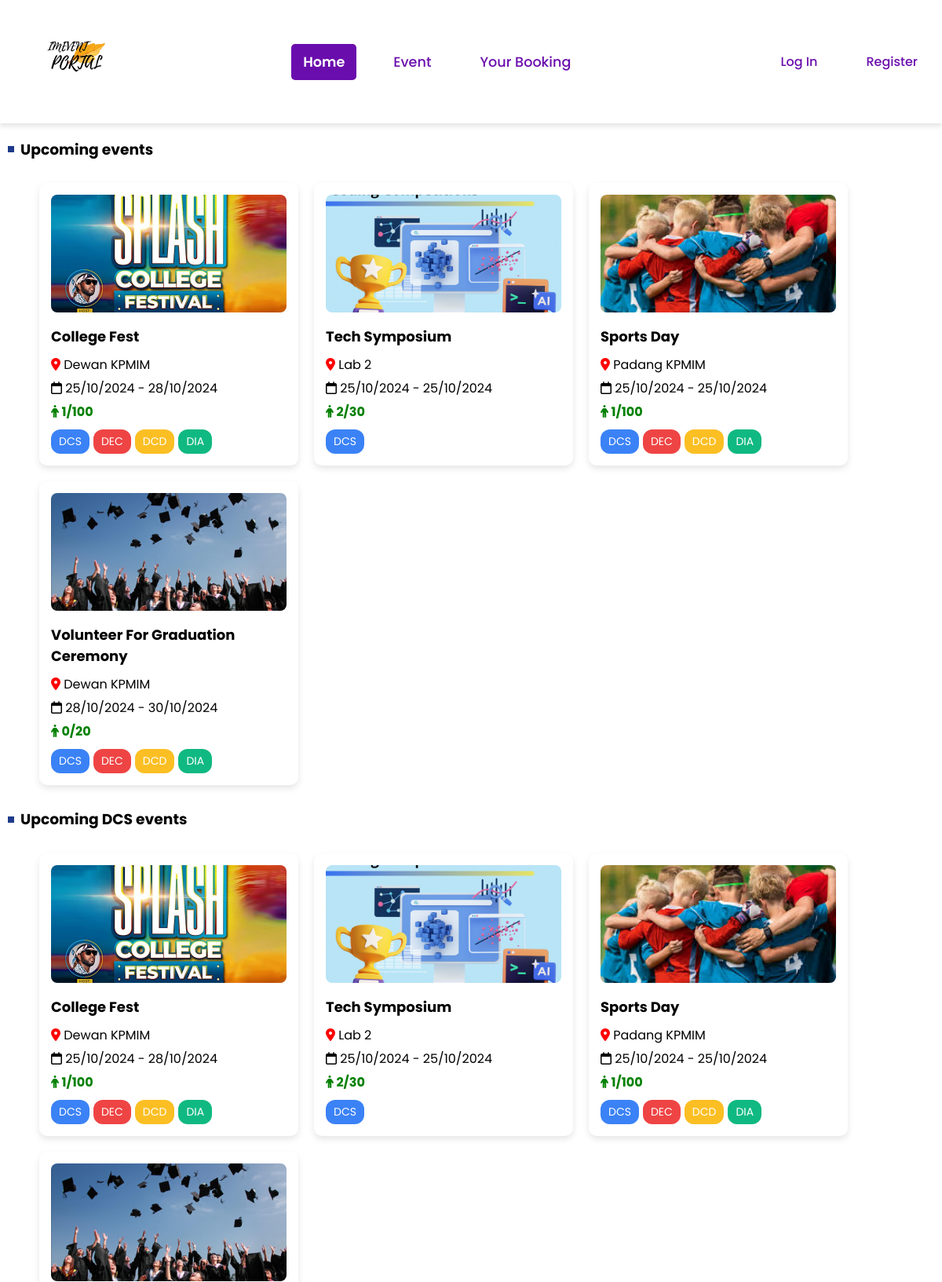
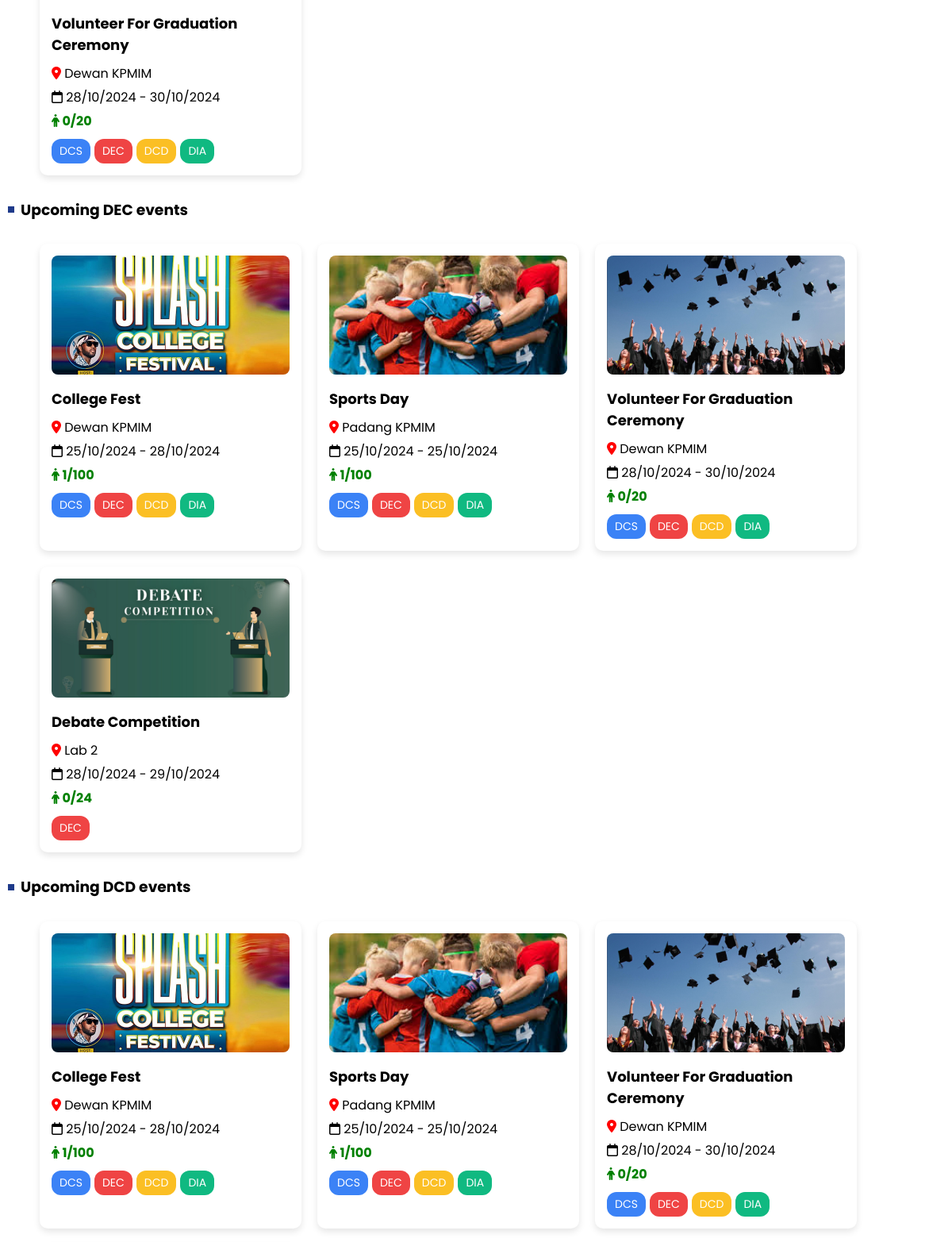
The page / (upper part) on the database its author committed (2 pictures, top to bottom).
### Event/models.py (models this page shows, shortened)
class Event(models.Model):
    event_id = models.AutoField(primary_key=True)
    title = models.CharField(max_length=200)
    image = models.ImageField(upload_to='event_images/')
    description = models.TextField()
    location = models.CharField(max_length=255)
    start_date = models.DateField()
    end_date = models.DateField()
    max_tickets = models.PositiveIntegerField()
    tags = models.ManyToManyField(Tag, related_name='events', blank=True)
    created_by = models.ForeignKey(CustomUser, related_name='created_events', on_delete=models.CASCADE, limit_choices_to={'user_type': 'mpp'})

class Tag(models.Model):
    tag_id = models.AutoField(primary_key=True)
    name = models.CharField(max_length=50, unique=True)

### Event/views.py (the view)
# urls.py: path('', views.index, name='index'),
def index(request):
    events = Event.objects.filter(start_date__gte=timezone.now()).order_by('start_date')[:4]
    dcs = Event.objects.filter(tags__name='DCS').order_by('start_date')[:4]
    dcd = Event.objects.filter(tags__name='DCD').order_by('start_date')[:4]
    dec = Event.objects.filter(tags__name='DEC').order_by('start_date')[:4]
    dia = Event.objects.filter(tags__name='DIA').order_by('start_date')[:4]
    for event in events:
        event.booked_count = Booking.objects.filter(event=event).count()
    for event in events:
        event.booked_count = Booking.objects.filter(event=event).count()
    for event in dcs:
        event.booked_count = Booking.objects.filter(event=event).count()
    for event in dcd:
        event.booked_count = Booking.objects.filter(event=event).count()
    for event in dec:
        event.booked_count = Booking.objects.filter(event=event).count()
    for event in dia:
        event.booked_count = Booking.objects.filter(event=event).count()
    return render(request, 'homepage.html', {'events': events, 'dcs': dcs, 'dec': dec, 'dia': dia, 'dcd': dcd})

### Event/templates/homepage.html (shortened to what this page needs)
{% extends 'base.html' %}
{% load static %}
{% block extra_head %}
    <link rel="stylesheet" href="{% static 'css/homepage.css' %}">
{% endblock %}a
{% block content %}
    <div class="inline-flex">
        <span class="blue-dot"></span>
        <h3 class="font-bold text-lg">Upcoming events</h3>
    </div>
    <div class="events-container">
        {% for event in events %}
            <a href="{% url 'eventDetails' event.event_id %}" class="event-card">
                {% if event.image %}
                    <img src="{{ event.image.url }}" alt="{{ event.title }}">
                {% else %}
                    <p>No image available.</p>
                {% endif %}
                <div class="event-info">
                    <h2>{{ event.title }}</h2>
                    <p><i class="fa-solid fa-location-dot" style="color: red;"></i> {{ event.location }}</p>
                    <p><i class="fa-regular fa-calendar" style="color: black;"></i> {{ event.start_date|date:"d/m/Y" }} - {{ event.end_date|date:"d/m/Y" }}</p>
                    {% if event.booked_count == event.max_tickets %}
                        <p class="ticket-status full"><i class="fa-solid fa-person"></i> {{ event.booked_count }}/{{ event.max_tickets }}</p>
                    {% else %}
                        <p class="ticket-status available"><i class="fa-solid fa-person"></i> {{ event.booked_count }}/{{ event.max_tickets }}</p>
                    {% endif %}
                    <div class="tags">
                        {% for tag in event.tags.all %}
                            <span class="tag {{ tag.name|lower }}">{{ tag.name }}</span>
                        {% endfor %}
                    </div>
                </div>
            </a>
        {% endfor %}
    </div>
    <div class="inline-flex">
        <span class="blue-dot"></span>
        <h3 class="font-bold text-lg">Upcoming DCS events</h3>
    </div>
    <div class="events-container">
    {% for event in dcs %}
        <a href="{% url 'eventDetails' event.event_id %}" class="event-card">
                {% if event.image %}
                    <img src="{{ event.image.url }}" alt="{{ event.title }}">
                {% else %}
                    <p>No image available.</p>
                {% endif %}
                <div class="event-info">
                    <h2>{{ event.title }}</h2>
                    <p><i class="fa-solid fa-location-dot" style="color: red;"></i> {{ event.location }}</p>
                    <p><i class="fa-regular fa-calendar" style="color: black;"></i> {{ event.start_date|date:"d/m/Y" }} - {{ event.end_date|date:"d/m/Y" }}</p>
                    {% if event.booked_count == event.max_tickets %}
                        <p class="ticket-status full"><i class="fa-solid fa-person"></i> {{ event.booked_count }}/{{ event.max_tickets }}</p>
                    {% else %}
                        <p class="ticket-status available"><i class="fa-solid fa-person"></i> {{ event.booked_count }}/{{ event.max_tickets }}</p>
                    {% endif %}
                    <div class="tags">
                        {% for tag in event.tags.all %}
                            <span class="tag {{ tag.name|lower }}">{{ tag.name }}</span>
                        {% endfor %}
                    </div>
                </div>
            </a>
    {% endfor %}
    </div>
    <div class="inline-flex">
        <span class="blue-dot"></span>
        <h3 class="font-bold text-lg">Upcoming DEC events</h3>
    </div>
    <div class="events-container">
    {% for event in dec %}
        <a href="{% url 'eventDetails' event.event_id %}" class="event-card">
                {% if event.image %}
                    <img src="{{ event.image.url }}" alt="{{ event.title }}">
                {% else %}
                    <p>No image available.</p>
                {% endif %}
                <div class="event-info">
                    <h2>{{ event.title }}</h2>
                    <p><i class="fa-solid fa-location-dot" style="color: red;"></i> {{ event.location }}</p>
                    <p><i class="fa-regular fa-calendar" style="color: black;"></i> {{ event.start_date|date:"d/m/Y" }} - {{ event.end_date|date:"d/m/Y" }}</p>
                    {% if event.booked_count == event.max_tickets %}
                        <p class="ticket-status full"><i class="fa-solid fa-person"></i> {{ event.booked_count }}/{{ event.max_tickets }}</p>
                    {% else %}
                        <p class="ticket-status available"><i class="fa-solid fa-person"></i> {{ event.booked_count }}/{{ event.max_tickets }}</p>
                    {% endif %}
                    <div class="tags">
                        {% for tag in event.tags.all %}
                            <span class="tag {{ tag.name|lower }}">{{ tag.name }}</span>
                        {% endfor %}
                    </div>
                </div>
            </a>
    {% endfor %}
    </div>
    <div class="inline-flex">
        <span class="blue-dot"></span>
        <h3 class="font-bold text-lg">Upcoming DCD events</h3>
    </div>
    <div class="events-container">
    {% for event in dcd %}
        <a href="{% url 'eventDetails' event.event_id %}" class="event-card">
            {% if event.image %}
                <img src="{{ event.image.url }}" alt="{{ event.title }}">
            {% else %}
                <p>No image available.</p>
            {% endif %}
            <div class="event-info">
                <h2>{{ event.title }}</h2>
                <p><i class="fa-solid fa-location-dot" style="color: red;"></i> {{ event.location }}</p>
                <p><i class="fa-regular fa-calendar" style="color: black;"></i> {{ event.start_date|date:"d/m/Y" }} - {{ event.end_date|date:"d/m/Y" }}</p>
                {% if event.booked_count == event.max_tickets %}
                    <p class="ticket-status full"><i class="fa-solid fa-person"></i> {{ event.booked_count }}/{{ event.max_tickets }}</p>
                {% else %}
                    <p class="ticket-status available"><i class="fa-solid fa-person"></i> {{ event.booked_count }}/{{ event.max_tickets }}</p>
                {% endif %}
                <div class="tags">
                    {% for tag in event.tags.all %}
                        <span class="tag {{ tag.name|lower }}">{{ tag.name }}</span>
                    {% endfor %}
                </div>
            </div>
        </a>
    {% endfor %}
    </div>
{% endblock %}

### Event/static/css/homepage.css (style rules this page uses)
.inline-flex { display: inline-flex; align-items: center; margin-left: 10px; gap: 0.5rem; }
.blue-dot { width: 0.5rem; height: 0.5rem; background-color: #1e3a8a; display: inline-block; }
.events-container { display: flex; margin: 10px 50px; flex-wrap: wrap; gap: 20px; justify-content: flex-start; }
.event-card { width: 300px; padding: 15px; border-radius: 10px; background-color: #ffffff; box-shadow: 0 4px 8px rgba(0, 0, 0, 0.1); position: relative; text-decoration: none; color: inherit; transition: transform 0.3s ease, box-shadow 0.3s ease; }
.event-card img { width: 100%; border-radius: 8px; height: 150px; object-fit: cover; }
.event-info h2 { font-size: 18px; margin: 10px 0; }
.event-info p { margin: 5px 0; }
.ticket-status { font-size: 16px; font-weight: bold; margin-top: 10px; }
.ticket-status.available { color: green; }
.tags { margin-top: 10px; display: flex; flex-wrap: wrap; gap: 5px; }
.tag { background-color: #e2e8f0; color: #2d3748; padding: 5px 10px; border-radius: 12px; font-size: 0.875rem; display: inline-block; }
.tag.dcs { background-color: #3b82f6; color: white; }
.tag.dia { background-color: #10b981; color: white; }
.tag.dcd { background-color: #fbbf24; color: white; }
.tag.dec { background-color: #ef4444; color: white; }

### Event/templates/base.html (style rules this page uses)
body, html { font-family: 'Poppins', sans-serif; margin: 0; padding: 0; height: 100%; display: flex; flex-direction: column; }

### rows shown on the page
Event: image (picture), title "College Fest", location "Dewan KPMIM", start_date "25/10/2024", end_date "28/10/2024", booked_count "1", max_tickets "100"
Tag: name "DCS"
Tag: name "DEC"
Tag: name "DCD"
Tag: name "DIA"
Event: image (picture), title "Tech Symposium", location "Lab 2", start_date "25/10/2024", end_date "25/10/2024", booked_count "2", max_tickets "30"
Event: image (picture), title "Sports Day", location "Padang KPMIM", start_date "25/10/2024", end_date "25/10/2024", booked_count "1", max_tickets "100"
Event: image (picture), title "Volunteer For Graduation Ceremony", location "Dewan KPMIM", start_date "28/10/2024", end_date "30/10/2024", booked_count "0", max_tickets "20"
Event: image (picture), title "Debate Competition", location "Lab 2", start_date "28/10/2024", end_date "29/10/2024", booked_count "0", max_tickets "24"
